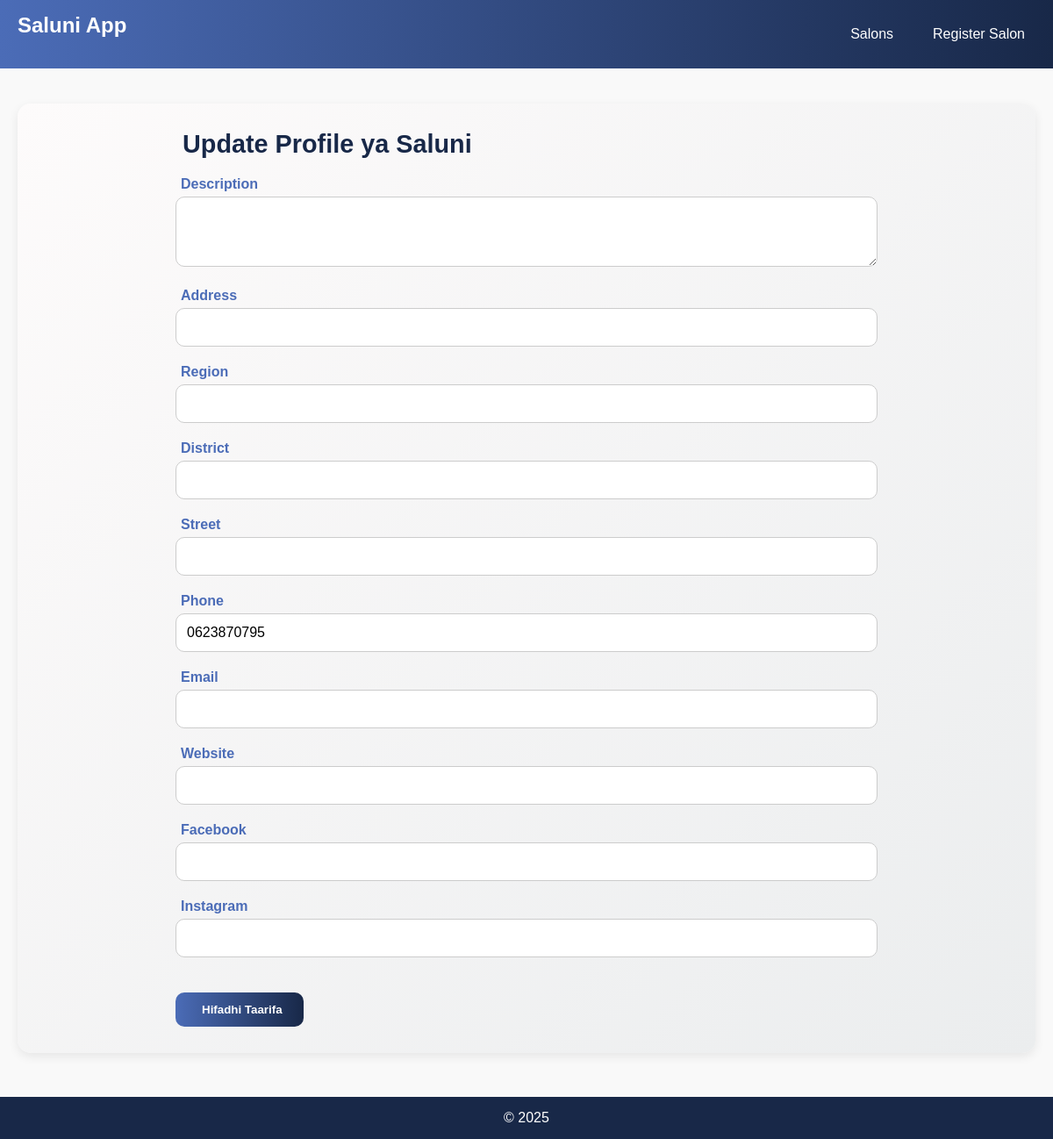
/salon/5/update/, run on an earlier commit of the app's database.
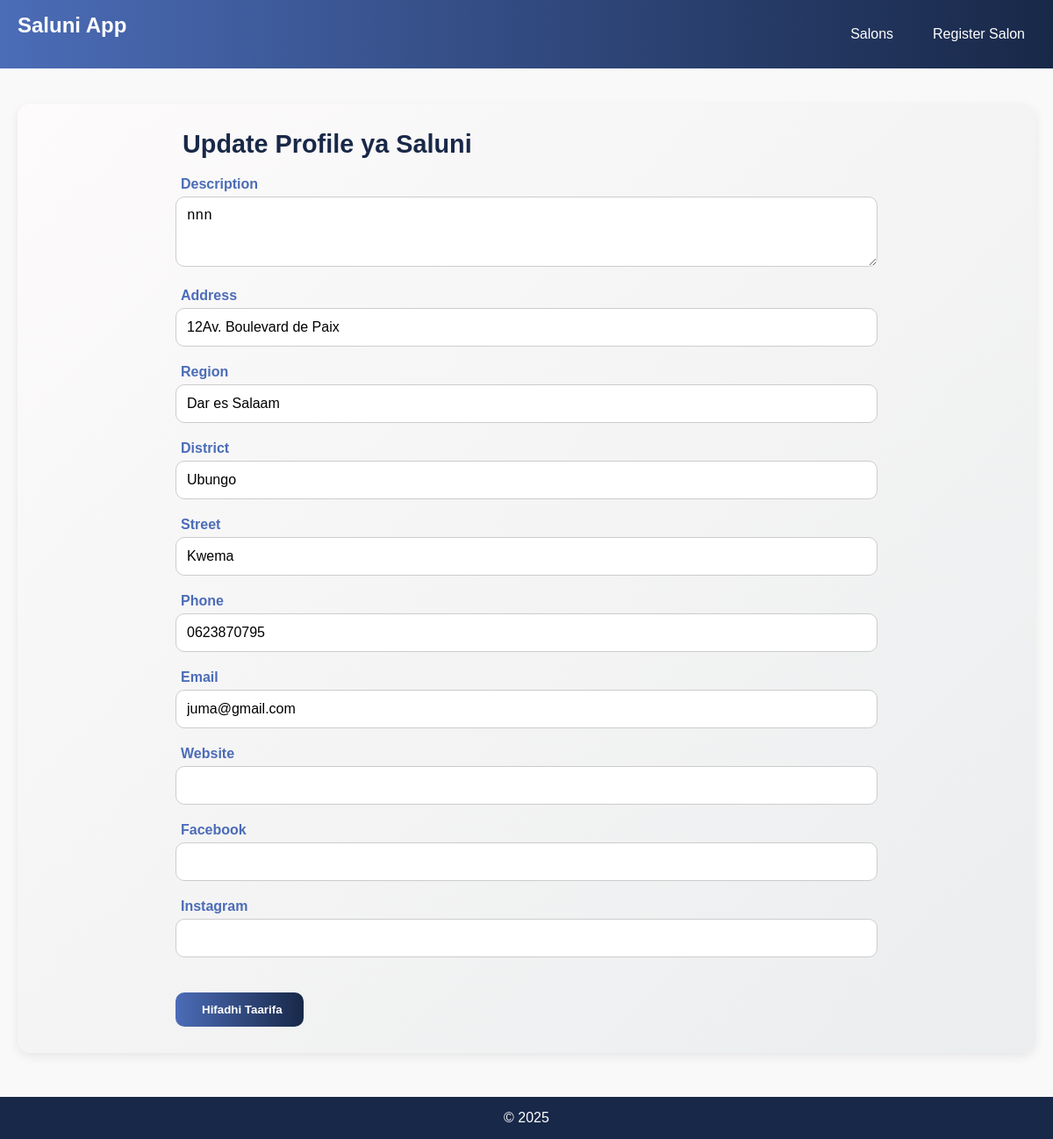
And on a later commit of the database.
### saluni_kike/models.py (models this page shows, shortened)
class Salon(models.Model):
    name = models.CharField(max_length=200)
    description = models.TextField(blank=True)
    address = models.CharField(max_length=300)
    region = models.CharField(max_length=100)
    district = models.CharField(max_length=100)
    street = models.CharField(max_length=200)
    latitude = models.DecimalField(max_digits=9, decimal_places=6, blank=True, null=True)
    longitude = models.DecimalField(max_digits=9, decimal_places=6, blank=True, null=True)
    phone = models.CharField(validators=[PHONE_REGEX], max_length=16, blank=True, null=True)
    email = models.EmailField(blank=True, null=True)
    website = models.URLField(blank=True, null=True)
    facebook = models.URLField(blank=True, null=True)   # Facebook link
    instagram = models.URLField(blank=True, null=True)  # Instagram link
    opening_hours = models.JSONField(blank=True, null=True)
    created_at = models.DateTimeField(auto_now_add=True)
    updated_at = models.DateTimeField(auto_now=True)
    class Meta:
        ordering = ['name']

### saluni_kike/views.py (the view)
# urls.py: path('salon/<int:salon_id>/update/', views.salon_update_profile, name='salon_update_profile'),
def salon_update_profile(request, salon_id):
    salon = get_object_or_404(Salon, id=salon_id)
    if request.method == 'POST':
        form = SalonProfileForm(request.POST, instance=salon)
        if form.is_valid():
            form.save()
            return redirect('salon_list')  # au profile page
    else:
        form = SalonProfileForm(instance=salon)
    return render(request, 'saluni_kike/update_profile.html', {'form': form})

### saluni_kike/forms.py
class SalonProfileForm(forms.ModelForm):
    class Meta:
        model = Salon
        fields = [
            'description', 'address', 'region', 'district', 'street',
            'phone', 'email', 'website', 'facebook', 'instagram',
            'latitude', 'longitude'
        ]
        widgets = {
            'description': forms.Textarea(attrs={'rows':3}),
        }

### saluni_kike/templates/saluni_kike/update_profile.html (shortened to what this page needs)
{% extends "base.html" %}
{% block content %}
<section class="salon-update-section">
  <div class="container">
    <h1> Update Profile ya Saluni</h1>
    <form method="post" id="salon-update-form" class="update-form">
      {% for field in form %}
        {% if field.name != 'latitude' and field.name != 'longitude' %}
          <div class="form-group">
            <label for="{{ field.id_for_label }}">
              {{ field.label }}
            </label>
            {{ field }}
          </div>
        {% endif %}
      {% endfor %}
      <div class="form-actions">
        <button type="submit" class="save-btn">
           Hifadhi Taarifa
        </button>
      </div>
    </form>
  </div>
</section>
{% endblock %}

What changed in the data, as far as the page shows it:
changed Salon: description (not shown) → "nnn"; address (not shown) → "12Av. Boulevard de Paix"; region (not shown) → "Dar es Salaam"; district (not shown) → "Ubungo"; street (not shown) → "Kwema"; email (not shown) → "juma@gmail.com"
